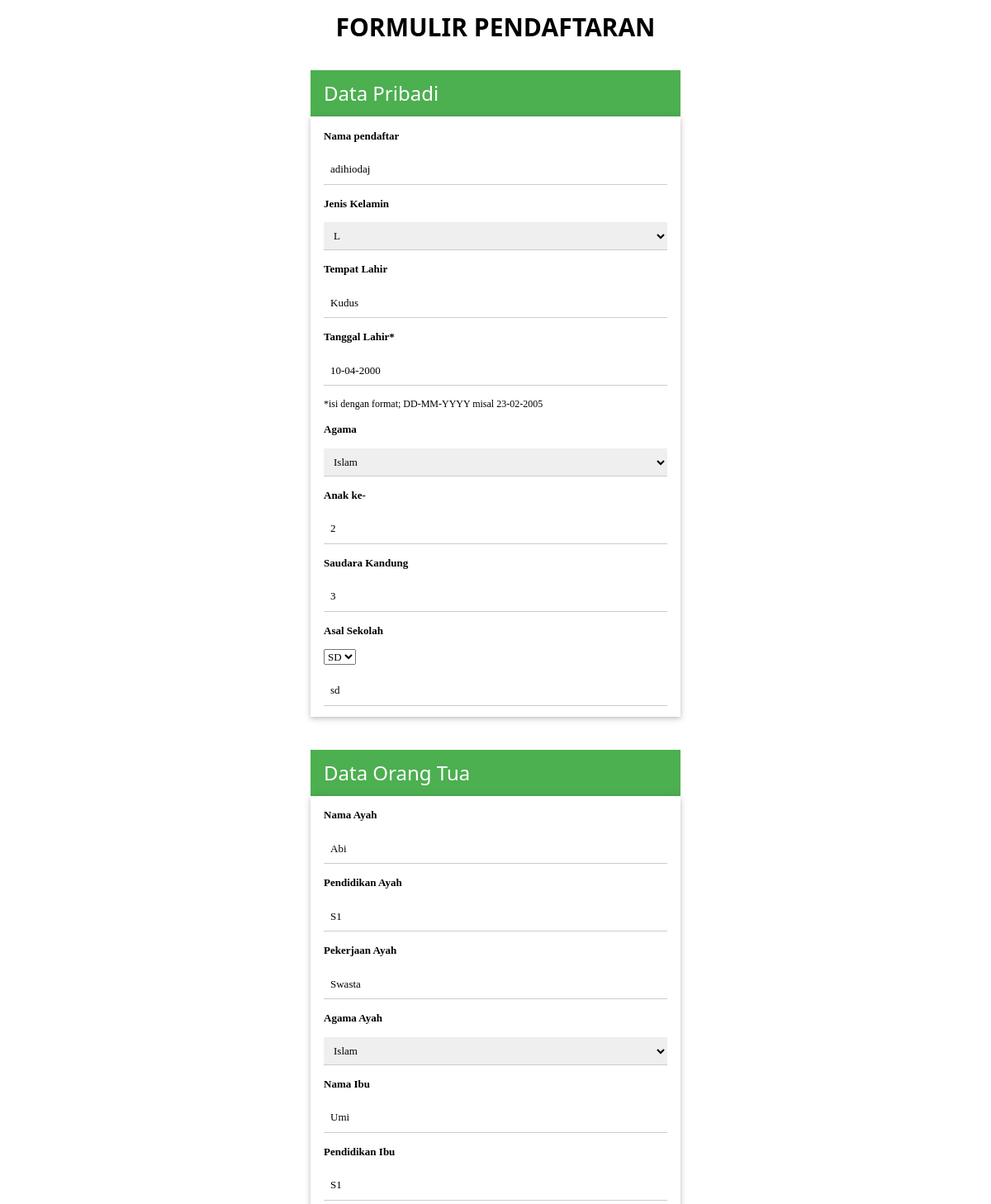
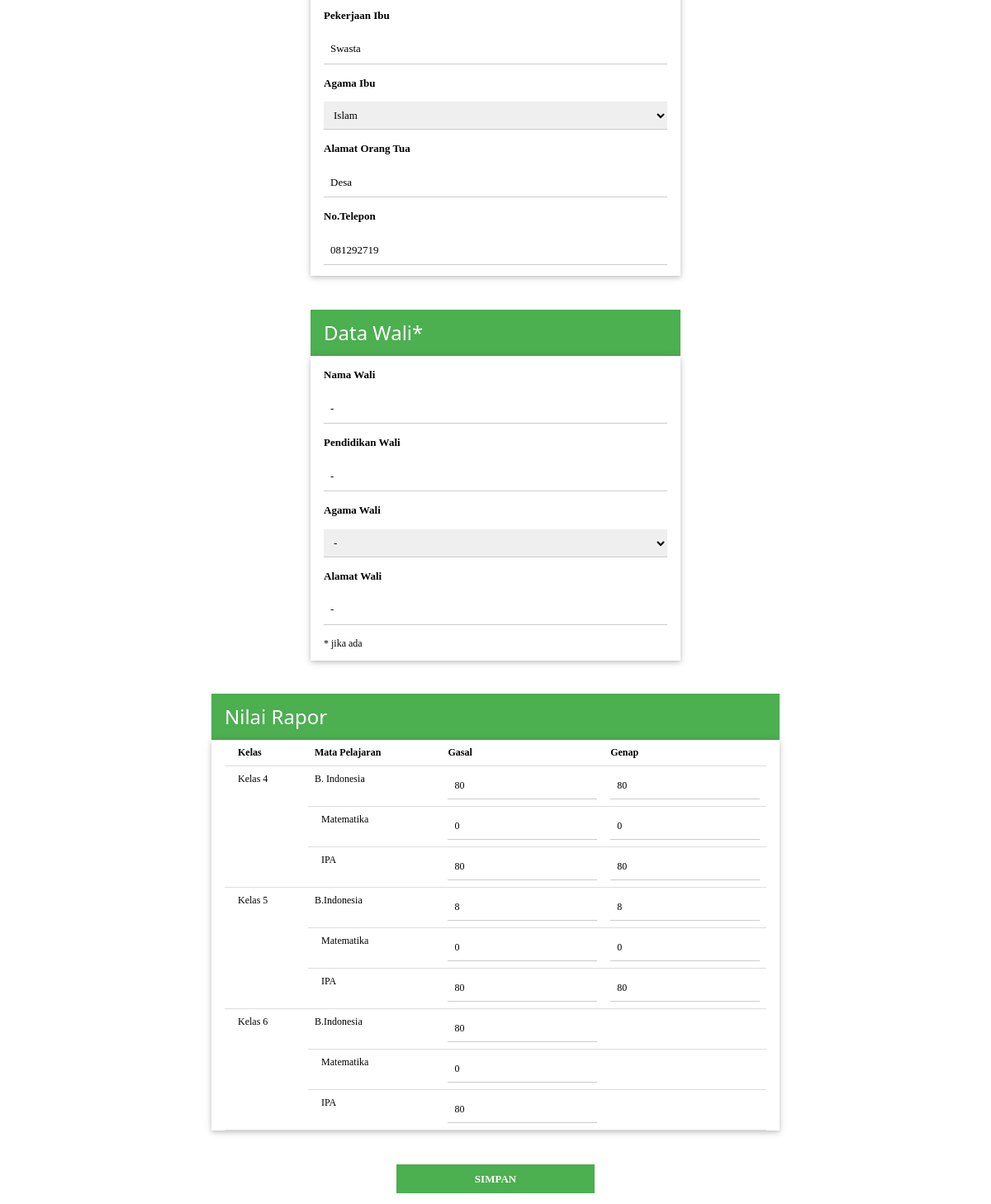
Before: /ppdb/pendaftar/1/edit/ with the older database file (2 pictures, top to bottom).
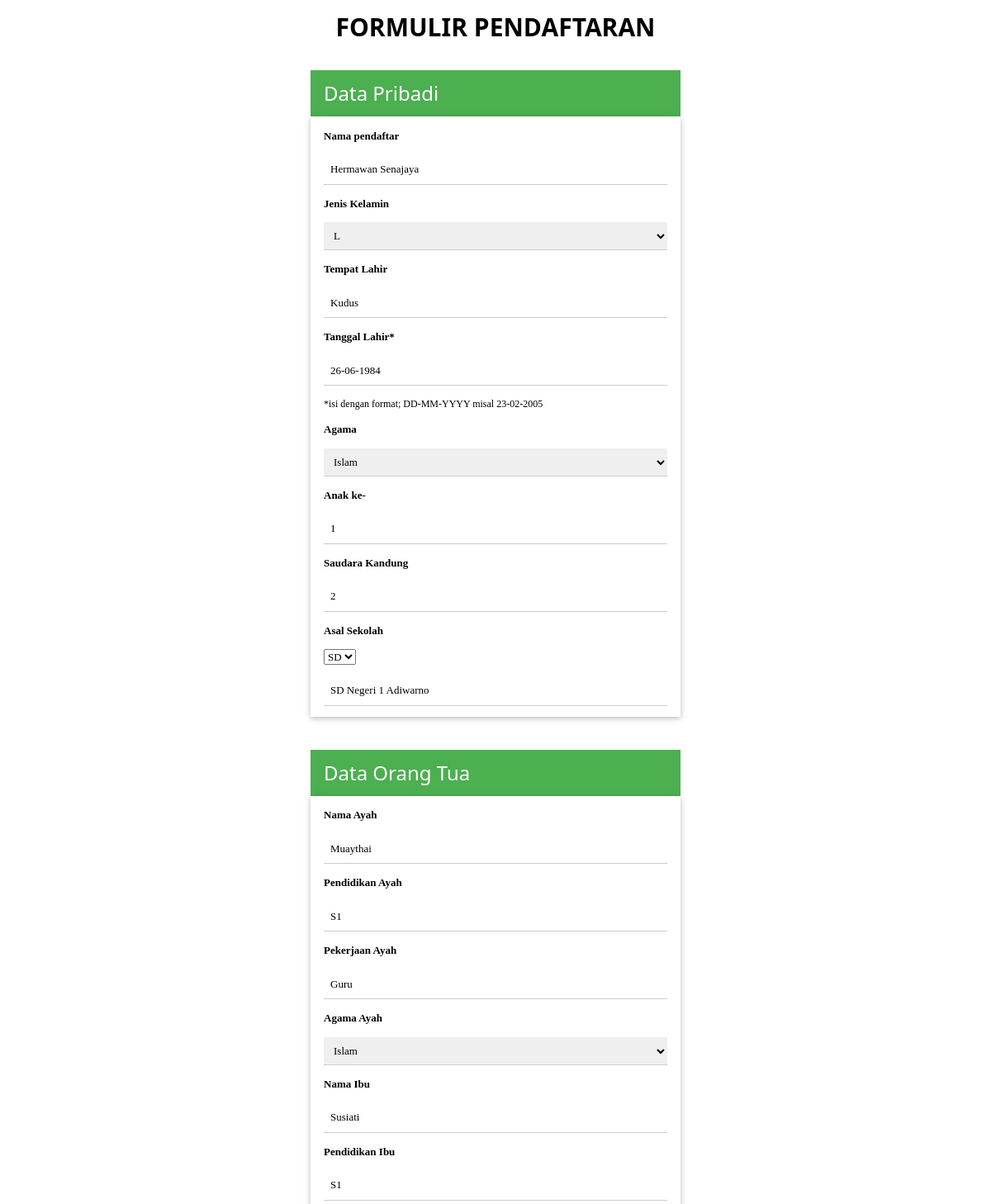
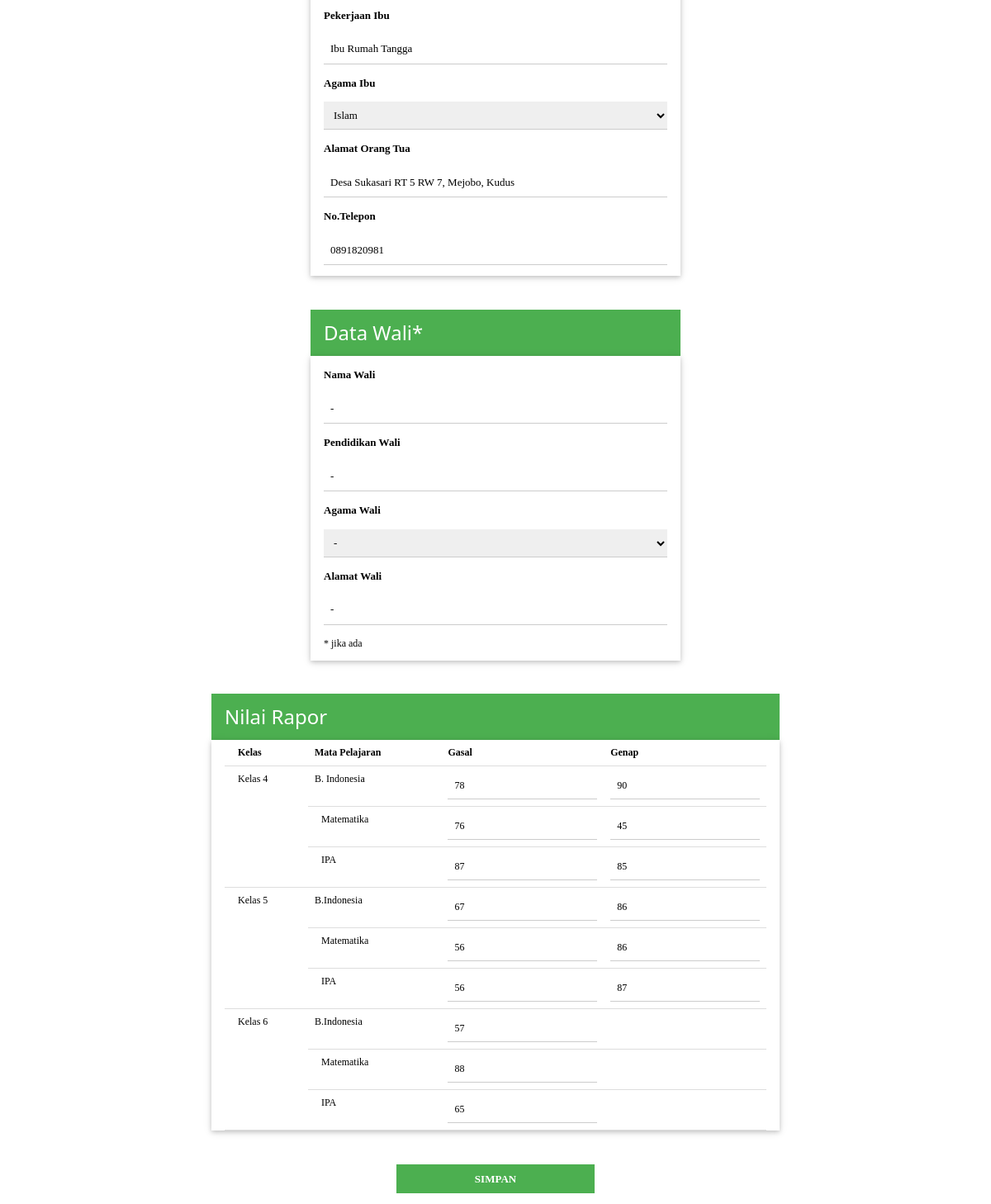
After: the same page with the newer database file (2 pictures, top to bottom).
### pendaftaran/models.py (models this page shows, shortened)
class Pendaftar(models.Model):
    nomor_pendaftaran = models.IntegerField(null=True)
    password_pendaftaran = models.CharField(max_length=5)
    nama = models.CharField(max_length=50)
    jenis_kelamin = models.CharField(max_length=10, choices=JENIS_KELAMIN, default='Laki-laki',)
    tempat_lahir = models.CharField(max_length=15, default='Kudus')
    tanggal_lahir = models.DateField(null=True)
    agama_anak = models.CharField(max_length=10, choices=AGAMA, default='Islam',)
    anak_ke = models.CharField(max_length=2)
    jumlah_saudara_kandung = models.CharField(max_length=2, blank=True)
    jenis_sekolah = models.CharField(max_length=2, choices=SEKOLAH, default='SD')
    asal_sekolah = models.CharField(max_length=50)
    nama_ayah = models.CharField(max_length=50)
    nama_ibu = models.CharField(max_length=50)
    pendidikan_ayah = models.CharField(max_length=25)
    pendidikan_ibu = models.CharField(max_length=25)
    pekerjaan_ayah = models.CharField(max_length=30)
    pekerjaan_ibu = models.CharField(max_length=30)
    agama_ayah = models.CharField(max_length=10, choices=AGAMA, default='Islam',)
    agama_ibu = models.CharField(max_length=10, choices=AGAMA, default='Islam',)
    alamat_orang_tua = models.CharField(max_length=200)
    no_telepon = models.CharField(max_length=12)
    nama_wali = models.CharField(max_length=50, default='-', blank=True)
    pendidikan_wali = models.CharField(max_length=50, default='-', blank=True)
    agama_wali = models.CharField(max_length=10, choices=AGAMA, default='-', blank=True)
    alamat_wali = models.CharField(max_length=50, default='-', blank=True)
    indo_kelas4_smt1 = models.DecimalField(max_digits=2, decimal_places=0, blank=False)
    mtk_kelas4_smt1 = models.DecimalField(max_digits=2, decimal_places=0, blank=False)
    ipa_kelas4_smt1 = models.DecimalField(max_digits=2, decimal_places=0, blank=False)
    indo_kelas4_smt2 = models.DecimalField(max_digits=2, decimal_places=0, blank=False)
    mtk_kelas4_smt2 = models.DecimalField(max_digits=2, decimal_places=0, blank=False)
    ipa_kelas4_smt2 = models.DecimalField(max_digits=2, decimal_places=0, blank=False)
    indo_kelas5_smt1 = models.DecimalField(max_digits=2, decimal_places=0, blank=False)
    mtk_kelas5_smt1 = models.DecimalField(max_digits=2, decimal_places=0, blank=False)
    ipa_kelas5_smt1 = models.DecimalField(max_digits=2, decimal_places=0, blank=False)
    indo_kelas5_smt2 = models.DecimalField(max_digits=2, decimal_places=0, blank=False)
    mtk_kelas5_smt2 = models.DecimalField(max_digits=2, decimal_places=0, blank=False)
    ipa_kelas5_smt2 = models.DecimalField(max_digits=2, decimal_places=0, blank=False)
    indo_kelas6_smt1 = models.DecimalField(max_digits=2, decimal_places=0, blank=False)
    mtk_kelas6_smt1 = models.DecimalField(max_digits=2, decimal_places=0, blank=False)
    ipa_kelas6_smt1 = models.DecimalField(max_digits=2, decimal_places=0, blank=False)
    def rerata_indo(self):
        indo = [self.indo_kelas4_smt1, self.indo_kelas4_smt2, self.indo_kelas5_smt2, self.indo_kelas5_smt2, self.indo_kelas6_smt1]
        return mean(indo)
    def rerata_ipa(self):
        ipa = [self.ipa_kelas4_smt1, self.ipa_kelas4_smt2, self.ipa_kelas5_smt1, self.ipa_kelas5_smt2, self.ipa_kelas6_smt1]
        return mean(ipa)
    RerataIndo = property(rerata_indo)
    RerataMtk = property(rerata_ipa)
    RerataIpa = property(rerata_ipa)
    def rerata_mapel(self):
        mapel = [self.RerataIndo, self.RerataMtk, self.RerataIpa]
        return mean(mapel)
    RerataMapel = property(rerata_mapel)

### pendaftaran/views.py (the view)
# urls.py: url(r'^pendaftar/(?P<pk>\d+)/edit/$', views.pendaftar_edit, name='pendaftar_edit'),
def pendaftar_edit(request, pk):
    pendaftar = get_object_or_404(Pendaftar, pk=pk)
    if request.method == "POST":
        form = PendaftarForm(request.POST, instance=pendaftar)
        if form.is_valid():
            pendaftar = form.save(commit=False)
            pendaftar.save()
            return redirect('pendaftar_detail', pk=pendaftar.pk)
    else:
        form = PendaftarForm(instance=pendaftar)
    return render(request, 'ppdb/form_edit.html', {'form': form})

### pendaftaran/forms.py
class PendaftarForm(forms.ModelForm):
    class Meta:
        model = Pendaftar
        fields = '__all__'
        exclude = {'nomor_pendaftaran', 'password_pendaftaran', }
        labels = {
            'nama': ('Nama lengkap'),
            'agama_anak': ('Agama'),
            'jumlah_saudara_kandung': ('Saudara kandung'),
            'indo_kelas4_smt1': ('Bahasa Indonesia'),
            'mtk_kelas4_smt1': ('Matematika'),
            'ipa_kelas4_smt1': ('IPA'),
            'indo_kelas4_smt2': ('Bahasa Indonesia'),
            'mtk_kelas4_smt2': ('Matematika'),
            'ipa_kelas4_smt2': ('IPA'),
            'indo_kelas5_smt1': ('Bahasa Indonesia'),
            'mtk_kelas5_smt1': ('Matematika'),
            'ipa_kelas5_smt1': ('IPA'),
            'indo_kelas5_smt2': ('Bahasa Indonesia'),
            'mtk_kelas5_smt2': ('Matematika'),
            'ipa_kelas5_smt2': ('IPA'),
            'indo_kelas6_smt1': ('Bahasa Indonesia'),
            'mtk_kelas6_smt1': ('Matematika'),
            'ipa_kelas6_smt1': ('IPA'),
        }

### templates/ppdb/form_edit.html (shortened to what the changed rows need)
{% extends 'ppdb/base.html' %} {% load static %} {% block content %}
{% load widget_tweaks %}
<div>
    <h2 class="w3-center" style="margin-bottom: 30px;"><b>FORMULIR PENDAFTARAN</b></h2>
</div>
<form method="POST">
    <div class="w3-container w3-mobile" style="margin: auto; width: 40%; margin-bottom: 40px;">
        <div class="w3-card-2 w3-container">
            <p>{{ form.nama|add_class:"w3-input" }}</p>
            <p>{{ form.jenis_kelamin|add_class:"w3-input" }}</p>
            <p>{{ form.tempat_lahir|add_class:"w3-input" }}</p>
            <p>{{ form.tanggal_lahir|add_class:"w3-input" }}</p>
            <p>{{ form.agama_anak|add_class:"w3-input" }}</p>
            <p>{{ form.anak_ke|add_class:"w3-input" }}</p>
            <p>{{ form.jumlah_saudara_kandung|add_class:"w3-input" }}</p>
            <p>{{ form.jenis_sekolah }}</p>
            <p>{{ form.asal_sekolah|add_class:"w3-input" }}</p>
        </div>
    </div>
    <div class="w3-container w3-mobile" style="width: 40%; margin: auto; margin-bottom: 40px;">
        <div class="w3-card-2 w3-container">
            <p>{{ form.nama_ayah|add_class:"w3-input" }}</p>
            <p>{{ form.pendidikan_ayah|add_class:"w3-input" }}</p>
            <p>{{ form.pekerjaan_ayah|add_class:"w3-input" }}</p>
            <p>{{ form.agama_ayah|add_class:"w3-input" }}</p>
            <p>{{ form.nama_ibu|add_class:"w3-input" }}</p>
            <p>{{ form.pendidikan_ibu|add_class:"w3-input" }}</p>
            <p>{{ form.pekerjaan_ibu|add_class:"w3-input" }}</p>
            <p>{{ form.agama_ibu|add_class:"w3-input" }}</p>
            <p>{{ form.alamat_orang_tua|add_class:"w3-input" }}</p>
            <p>{{ form.no_telepon|add_class:"w3-input" }}</p>
        </div>
    </div>
    <div class="w3-container w3-mobile" style="width: 40%; margin: auto; margin-bottom: 40px;">
        <div class="w3-card-2 w3-container">
            <p>{{ form.nama_wali|add_class:"w3-input" }}</p>
            <p>{{ form.pendidikan_wali|add_class:"w3-input" }}</p>
            <p>{{ form.agama_wali|add_class:"w3-input" }}</p>
            <p>{{ form.alamat_wali|add_class:"w3-input" }}</p>
        </div>
    </div>
    <div class="w3-container w3-mobile" style="width: 60%; margin: auto; margin-bottom: 40px;">
        <div class="w3-card-2 w3-container">
            <table class="w3-table w3-bordered w3-small">
                <thead class="">
                    <tr>
                        <th>Kelas</th>
                        <th>Mata Pelajaran</th>
                        <th style="width: 30%;">Gasal</th>
                        <th style="width: 30%;">Genap</th>
                    </tr>
                </thead>
                <tbody>
                    <tr>
                        <td>{{ form.indo_kelas4_smt1|add_class:"w3-input" }}</td>
                        <td>{{ form.indo_kelas4_smt2|add_class:"w3-input" }}</td>
                    </tr>
                    <tr>
                        <td>{{ form.mtk_kelas4_smt1|add_class:"w3-input" }}</td>
                        <td>{{ form.mtk_kelas4_smt2|add_class:"w3-input" }}</td>
                    </tr>
                    <tr>
                        <td>{{ form.ipa_kelas4_smt1|add_class:"w3-input" }}</td>
                        <td>{{ form.ipa_kelas4_smt2|add_class:"w3-input" }}</td>
                    </tr>
                    <tr>
                        <td>{{ form.indo_kelas5_smt1|add_class:"w3-input" }}</td>
                        <td>{{ form.indo_kelas5_smt2|add_class:"w3-input" }}</td>
                    </tr>
                    <tr>
                        <td>{{ form.mtk_kelas5_smt1|add_class:"w3-input" }}</td>
                        <td>{{ form.mtk_kelas5_smt2|add_class:"w3-input" }}</td>
                    </tr>
                    <tr>
                        <td>{{ form.ipa_kelas5_smt1|add_class:"w3-input" }}</td>
                        <td>{{ form.ipa_kelas5_smt2|add_class:"w3-input" }}</td>
                    </tr>
                    <tr>
                        <td>{{ form.indo_kelas6_smt1|add_class:"w3-input" }}</td>
                    </tr>
                    <tr>
                        <td>{{ form.mtk_kelas6_smt1|add_class:"w3-input" }}</td>
                    </tr>
                    <tr>
                        <td>{{ form.ipa_kelas6_smt1|add_class:"w3-input" }}</td>
                    </tr>
                </tbody>
            </table>
           </div>
    	</div>
</form>
{% endblock %}

Changed rows visible on the page:
changed Pendaftar "Kudus": nama "adihiodaj" → "Hermawan Senajaya"; tanggal_lahir "10-04-2000" → "26-06-1984"; anak_ke "2" → "1"; jumlah_saudara_kandung "3" → "2"; asal_sekolah "sd" → "SD Negeri 1 Adiwarno"; nama_ayah "Abi" → "Muaythai"; pekerjaan_ayah "Swasta" → "Guru"; nama_ibu "Umi" → "Susiati"; pekerjaan_ibu "Swasta" → "Ibu Rumah Tangga"; alamat_orang_tua "Desa" → "Desa Sukasari RT 5 RW 7, Mejobo, Kudus"; no_telepon "081292719" → "0891820981"; indo_kelas4_smt1 "80" → "78"; indo_kelas4_smt2 "80" → "90"; mtk_kelas4_smt1 "0" → "76"; mtk_kelas4_smt2 "0" → "45"; ipa_kelas4_smt1 "80" → "87"; ipa_kelas4_smt2 "80" → "85"; indo_kelas5_smt1 "8" → "67"; indo_kelas5_smt2 "8" → "86"; mtk_kelas5_smt1 "0" → "56"; mtk_kelas5_smt2 "0" → "86"; ipa_kelas5_smt1 "80" → "56"; ipa_kelas5_smt2 "80" → "87"; indo_kelas6_smt1 "80" → "57"; mtk_kelas6_smt1 "0" → "88"; ipa_kelas6_smt1 "80" → "65"
